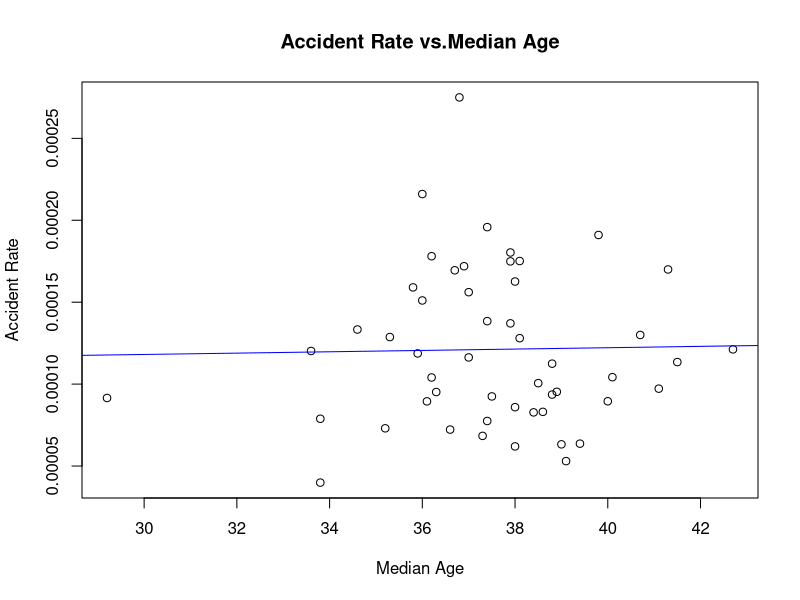

Reproduce this figure in R.
Attributes<-read.table("Census 2010 DP1 DP2 and DP3 - Extracted Attributes.csv", header=T, sep=',')
fatality<-read.table("FatalititesDatasetByYear.csv", header=T, sep=',')
F10 <- fatality[, c(1,12)]
data10<-merge(F10, Attributes, by="State")
rate<-data10$Y2010/data10$Total.population
plot(data10$Median.age..years.,rate, xlab= "Median Age", ylab= "Accident Rate", main="Accident Rate vs.Median Age")
model<-lm(rate~data10$Median.age..years.)
abline(model, col="blue")
summary(model)
